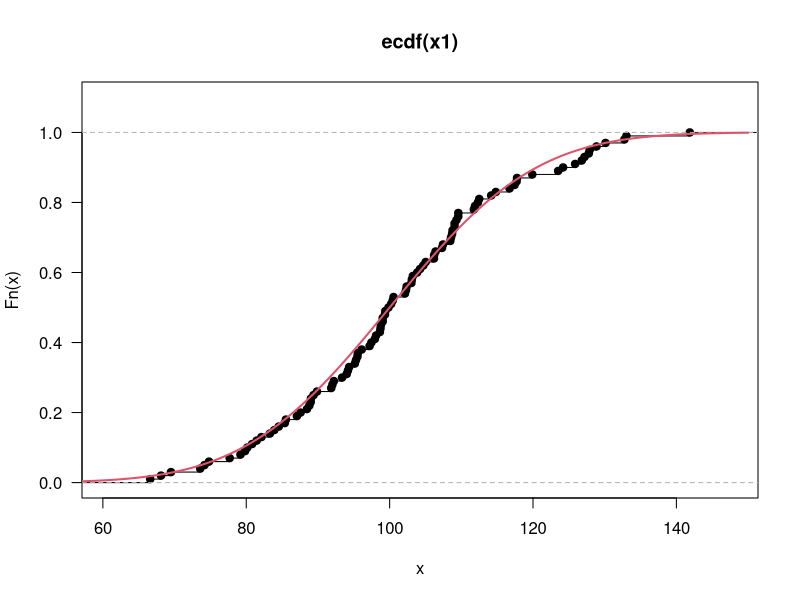
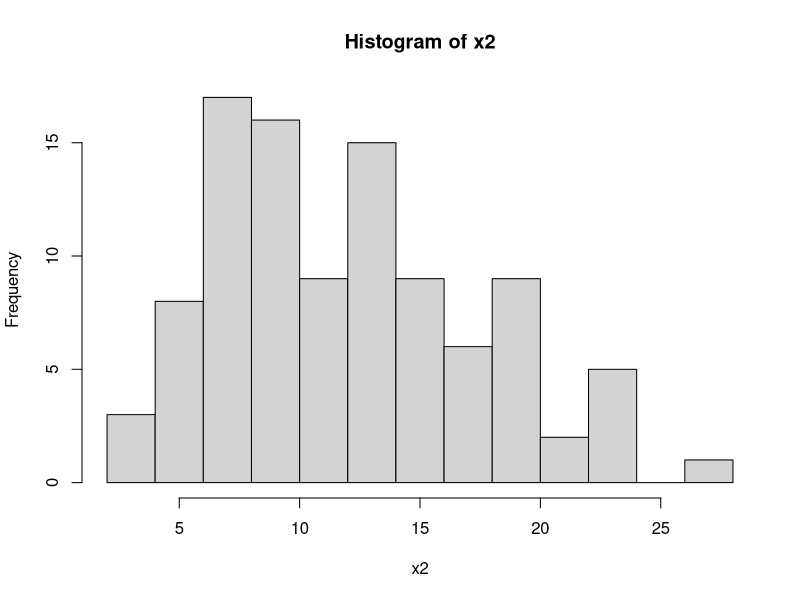
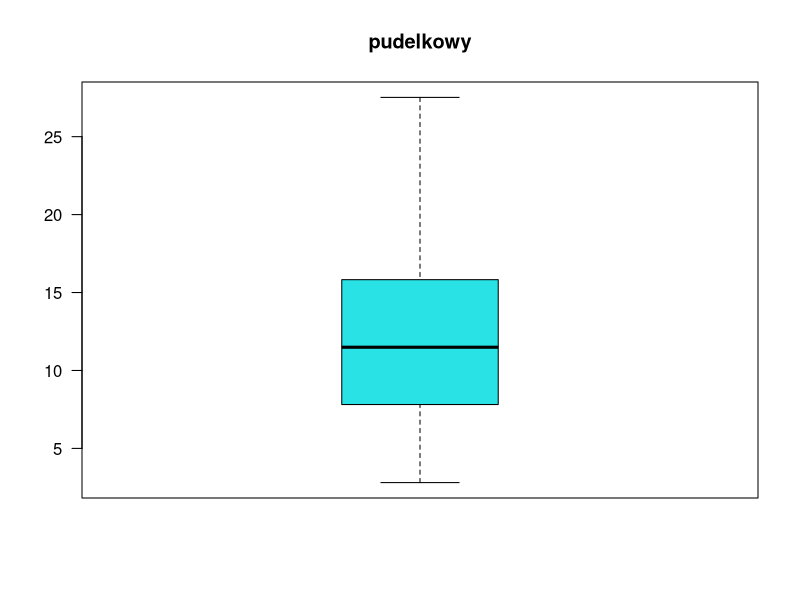
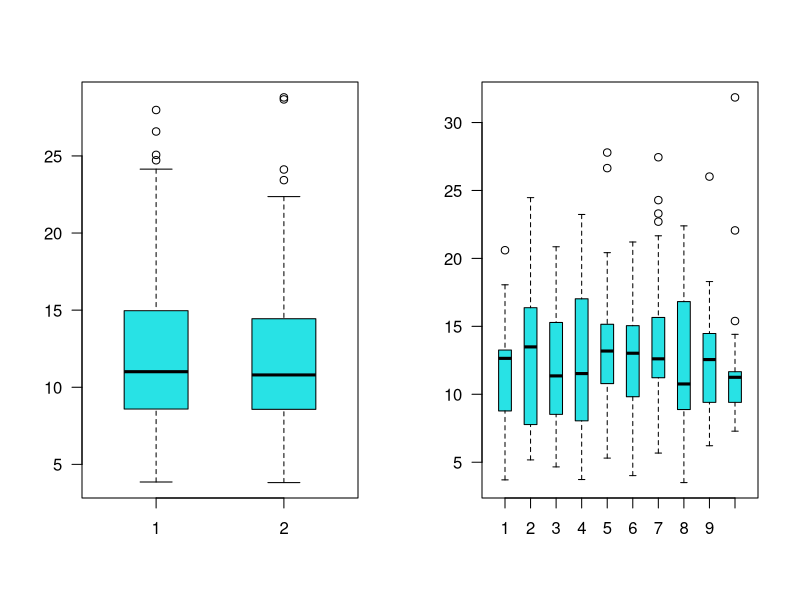
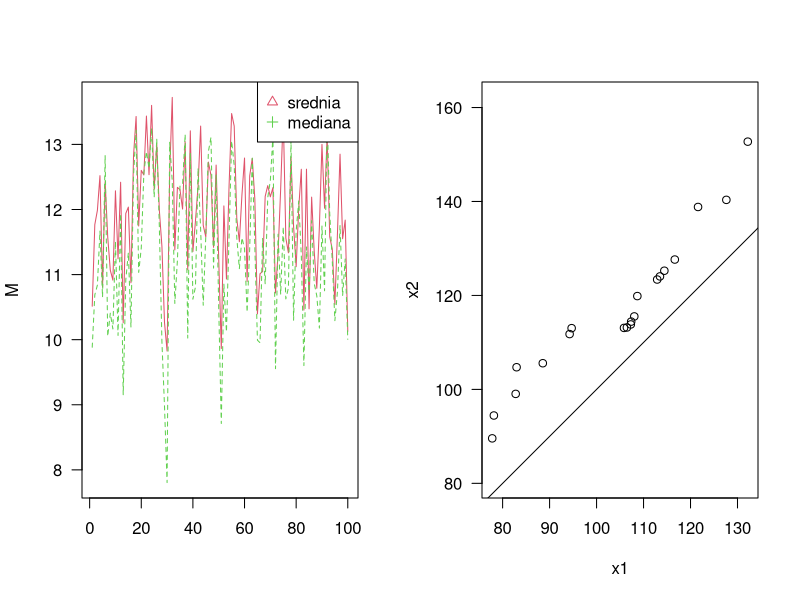
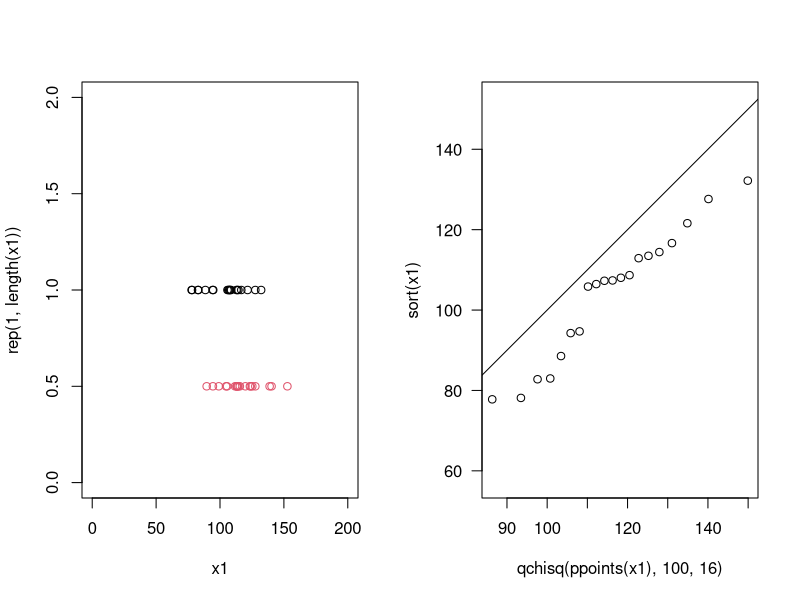
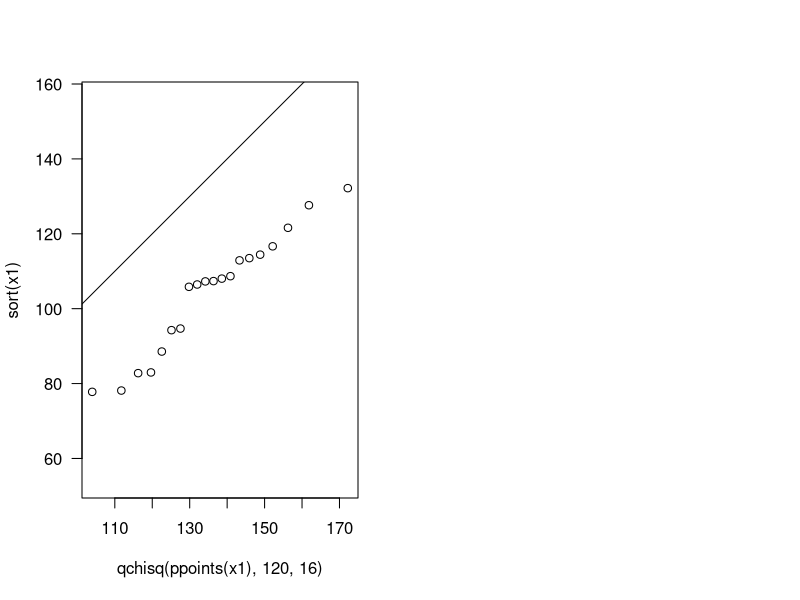
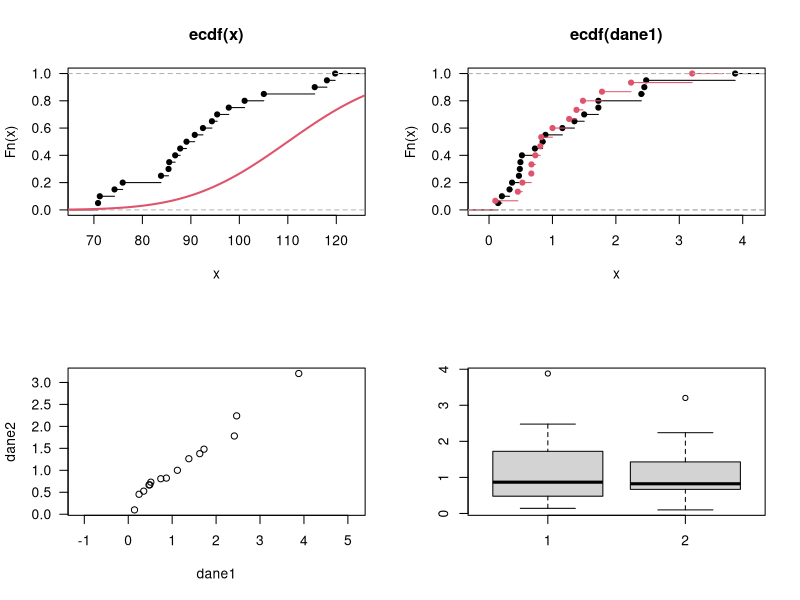

Recreate these plots in R, in order. (Note: this script raises an error after producing the figures.)

##twierdzenie Gliwienki! 
  set.seed(43);
  x1=rnorm(100,mean=100,sd=16);
  x1
  obj1=ecdf(x1)
  str(obj1)
  plot(ecdf(x1), las=1,ylim=c(0,1.1))
  arg=seq(50,150,0.1)
  wart=pnorm(arg,100,16)
  lines(arg,wart,col=2,lwd=2)
##wykresy pudelkowe
  x2=rchisq(100,df=12)
  hist(x2, breaks=15)
  boxplot(x2,col=5,las=1,boxwex=0.5, main="pudelkowy")
  
  par(mfrow=c(1,2))
##### dwa wykresy pudelkowe
  x2=rchisq(100,df=12)
  x3=rchisq(100,df=12)
  L = list(x2,x3)
  boxplot(L, col=5,las=1,boxwex=0.5)
  
  pudelko=function(n,m)
  {
    L=list()
    for(i in c(1:n))
    {
      L[[i]] = rchisq(m,df=12)
    }
    boxplot(L, col=5,las=1,boxwex=0.5)
  }
  pudelko(10,25)
  ##porownanie wachan mediany i sredniej
  zmiana=function(n,m)
  {
    srednia=numeric()
    mediana=numeric()
    L=list()
    for(i in c(1:n))
    {
      los = rchisq(m,df=12)
      srednia[i]=mean(los)
      mediana[i]=median(los)
    }
    M=cbind(srednia,mediana)
    matplot(M, col=2:3, pch=2:3,type='l', las=1)
    legend("topright",col=2:3,pch=2:3,legend=colnames(M))
  }
  zmiana(100,30)
  ##porownanie wykresow typu QQ
  ##punkty powinny na przekatnej byc
  x1=rnorm(20,100,16)
  x2=rnorm(20,120,16)
  qqplot(x1,x2,las=1,asp=1) ## wykres qq plot
  abline(0,1) ##przektna ktora musi zostac nalozona na qqplot
  
  plot(x1,rep(1,length(x1)),type = "p",ylim=c(0,2), xlim=c(0,200))
  lines(x2,rep(0.5,length(x2)),type = "p", col=2)
  
  plot(qchisq(ppoints(x1),100,16),sort(x1),asp=1,las=1)
  abline(0,1)
  
  plot(qchisq(ppoints(x1),120,16),sort(x1),asp=1,las=1)
  abline(0,1)
  
  par(mfrow=c(2,2)) #zmienna srodowiskowa ile chcemy wykresow po prawej

#####test Kolmogorova, test Kolmgorova-Smirnova, Test Shapiro-Wilka
  
  ##sam kolmogorov - szacujemy czy pochodzi z jakiegos rozkladu
  x=rnorm(20,mean=100,sd=16)
  #szacujemy mean i sd, tu mamy wyliczone, ale trzeba policzyc
  #zeby wiedizec jaki rozklad podstawic...
  
  ks.test(x,"pnorm",110,16)
  plot(ecdf(x),las=1)
  arg=seq(50,150,0.1)
  wart=pnorm(arg,110,16)
  lines(arg,wart,col=2,lwd=2)
  #jezeli p.value mniejsze od 0.05 to mozna odrzucic hipoteze H0


##kolmogorv-smirnov testujemy czy dwie moga pochodzic z jakiegos wspolnego dowolnego
  dane1=rexp(20,1)
  dane2=rexp(15,1)
  ks.test(dane1,dane2)
  plot(ecdf(dane1),las=1)
  lines(ecdf(dane2),las=1, col=2)
  #p<5% dorzucamy hipoteze o wspolnym rozkladzie
  mean(dane1)
  mean(dane2)
  qqplot(dane1,dane2,las=1,asp=1)
  abline
  boxplot(dane1,dane2)
  shapiro.test(x)
  qqnorm(x,las=1)
  qqline(x)

##kolejny test KS - max(F1-F2), mamy p i D to to D to ta roznica najwiesksza dystrybuant
  dane3=rnorm(20,100,16)
  dane4=rnorm(20,110,16)
  ks.test(dane3,dane4)
  qqplot(dane3,dane4)
  abline(0,1)
  mean(dane3)
  mean(dane4)
  abline(0,1)

##kolejny powszechny popularny test Shapiro-Wilka
##tutaj H0 - cecha ma rozklad normalny, tylko to
##jest dobry bo dziala OK juz dla malych próbek (3+)
#zwykle trzeba 20,30,40.....
  dane1=c(-1,0,2,5,10)
  dane1
  shapiro.test(dane1)
  qqnorm(dane1, las=1,asp=1)
  qqline(dane1)
  mean(dane1)
  sd(dane1)
  ##p=0.5347 czyli taka probka byla by w 53% procentach

##kolejny test Shapiro na EXP
  dane2=rexp(100,1)
  hist(dane2)
  shapiro.test(dane2)
  qqnorm(dane2)
  qqline(dane2)
  
  ks.test(dane2,"pnorm",1,1)

##test Chi kwadrat
#tez jest popularny bo wiaze sie z podzialem
##probki na elementy
##tutaj h0, czy dana ceca ma rozklad zadany, lub dystrybuante lub funkcje gestosci
##h1 = ~h0
##porownuje licznosci w przedzialach

  kostka=c(6,8,10,8,4,6)
  names(kostka)=c(1:6)
  barplot(kostka/sum(kostka),col=2,las=1,ylim=c(0,0.3))
  chisq.test(kostka)
  abline(h=1/6,lwd=2)
  
  ##h0, czy ta liczba goli ma rozklad płasona
  ##liczba goli, Poisson, lambda=2
  #staramy sie laczyc w klasy po 5
  gole=c(0:7)
  mecze=c(14,18,29,18,10,7,3,1)
  names(mecze)=gole
  ilosc=sum(mecze)
  mecze[6]=11 #klasa 5,6,7 dodana razem
  mecze = mecze[-8]
  mecze = mecze[-7]
  names(mecze)[6]=">=5"
  barplot(mecze/ilosc, col=2, las=1,ylim=c(0,0.3))
  
  #srednia w rozkladzie passon = x lambda
  #czyli srednia wazona
  mecze=c(14,18,29,18,10,7,3,1)
  names(mecze)=gole
  lan=weighted.mean(gole, w=mecze)
  lan
  #tutaj zakladamy ze lambda = 2, ale to sfalszowane zawsze
  #powinnismy hipoteze zrobic przed badaniem, ale tutaj zalozmy
  #ze to byla nasza poczatkowa hipoteza zalozona, przed badaniem
  arg=c(0:4)
  wart=dpois(arg,lambda=2)
  wart[6] = ppois(4,lambda=2,lower.tail = F)
  wart
  sum(wart)
  mecze[6]=11 #klasa 5,6,7 dodana razem
  mecze = mecze[-8]
  mecze = mecze[-7]
  names(mecze)[6]=">=5"
  mac=rbind(mecze/sum(mecze),wart)
  barplot(mac,beside=T,col=c(2,4),space=c(0.2,1),
          las=1,ylim=c(0,0.3))
  chisq.test(mecze,p=wart)
  wart

#planety #plotrix - piramid == wykresy piramidowe
  planets=c("MERCURY","VENUS","EARTH","MARS","JUPITER"
            ,"SATURN","URANUS","NEPTUNE")
  planets
  diam=c(0.38,0.94,1,0.53,11.2,9.45,4.00,3.88)
  mass=c(0.0552,0.815,1,0.1074,317.8,95.1620,14.5360,17.1470)
  library(plotrix)
  pyramid.plot(mass,diam,labels=plaents,
               top.labels=c("mass","plaent","diameter"),
               main="The solar System",
               space=0.2,gap=100,labelcex=0.9,laxlab=c(0,400),
               show.values=T,unit="",ndig=2)
